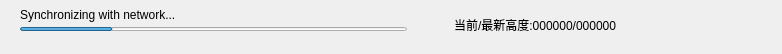
<?xml version="1.0" encoding="UTF-8"?>
<ui version="4.0">
 <class>StatusBarUI</class>
 <widget class="QWidget" name="StatusBarUI">
  <property name="geometry">
   <rect>
    <x>0</x>
    <y>0</y>
    <width>782</width>
    <height>54</height>
   </rect>
  </property>
  <property name="minimumSize">
   <size>
    <width>0</width>
    <height>54</height>
   </size>
  </property>
  <property name="maximumSize">
   <size>
    <width>16777215</width>
    <height>54</height>
   </size>
  </property>
  <property name="windowTitle">
   <string>Form</string>
  </property>
  <layout class="QVBoxLayout" name="verticalLayout_2">
   <property name="spacing">
    <number>0</number>
   </property>
   <property name="leftMargin">
    <number>20</number>
   </property>
   <property name="topMargin">
    <number>0</number>
   </property>
   <property name="rightMargin">
    <number>20</number>
   </property>
   <property name="bottomMargin">
    <number>4</number>
   </property>
   <item>
    <spacer name="verticalSpacer">
     <property name="orientation">
      <enum>Qt::Vertical</enum>
     </property>
     <property name="sizeHint" stdset="0">
      <size>
       <width>0</width>
       <height>0</height>
      </size>
     </property>
    </spacer>
   </item>
   <item>
    <layout class="QHBoxLayout" name="horizontalLayout_3">
     <property name="spacing">
      <number>20</number>
     </property>
     <property name="leftMargin">
      <number>0</number>
     </property>
     <item>
      <widget class="QWidget" name="verticalWidget" native="true">
       <layout class="QVBoxLayout" name="verticalLayout">
        <property name="spacing">
         <number>4</number>
        </property>
        <property name="leftMargin">
         <number>0</number>
        </property>
        <property name="topMargin">
         <number>0</number>
        </property>
        <property name="rightMargin">
         <number>0</number>
        </property>
        <property name="bottomMargin">
         <number>12</number>
        </property>
        <item>
         <widget class="QLabel" name="progressBarLabel">
          <property name="minimumSize">
           <size>
            <width>0</width>
            <height>16</height>
           </size>
          </property>
          <property name="text">
           <string>Synchronizing with network...</string>
          </property>
         </widget>
        </item>
        <item>
         <widget class="QProgressBar" name="progressBar">
          <property name="minimumSize">
           <size>
            <width>0</width>
            <height>4</height>
           </size>
          </property>
          <property name="maximumSize">
           <size>
            <width>16777215</width>
            <height>4</height>
           </size>
          </property>
          <property name="value">
           <number>24</number>
          </property>
          <property name="textVisible">
           <bool>true</bool>
          </property>
          <property name="format">
           <string/>
          </property>
         </widget>
        </item>
       </layout>
      </widget>
     </item>
     <item>
      <widget class="QLabel" name="labelfreeBytes">
       <property name="styleSheet">
        <string notr="true">QLabel { color: #ec5151; }</string>
       </property>
       <property name="text">
        <string/>
       </property>
      </widget>
     </item>
     <item>
      <widget class="QLabel" name="height_label">
       <property name="text">
        <string>当前/最新高度:000000/000000</string>
       </property>
      </widget>
     </item>
     <item>
      <widget class="QWidget" name="horizontalWidget" native="true">
       <property name="minimumSize">
        <size>
         <width>125</width>
         <height>0</height>
        </size>
       </property>
       <property name="maximumSize">
        <size>
         <width>100</width>
         <height>16777215</height>
        </size>
       </property>
       <layout class="QHBoxLayout" name="horizontalLayout">
        <property name="spacing">
         <number>4</number>
        </property>
        <property name="leftMargin">
         <number>0</number>
        </property>
        <property name="topMargin">
         <number>0</number>
        </property>
        <property name="rightMargin">
         <number>0</number>
        </property>
        <property name="bottomMargin">
         <number>0</number>
        </property>
        <item>
         <widget class="QLabel" name="labelEncryptionIcon">
          <property name="text">
           <string/>
          </property>
         </widget>
        </item>
        <item>
         <widget class="QLabel" name="labelStakingIcon">
          <property name="text">
           <string/>
          </property>
         </widget>
        </item>
        <item>
         <widget class="QLabel" name="labelConnectionsIcon">
          <property name="text">
           <string/>
          </property>
         </widget>
        </item>
        <item>
         <widget class="QLabel" name="labelBlocksIcon">
          <property name="text">
           <string/>
          </property>
         </widget>
        </item>
        <item>
         <widget class="QLabel" name="labelNetInfoIcon">
          <property name="text">
           <string/>
          </property>
         </widget>
        </item>
       </layout>
      </widget>
     </item>
    </layout>
   </item>
   <item>
    <spacer name="verticalSpacer_2">
     <property name="orientation">
      <enum>Qt::Vertical</enum>
     </property>
     <property name="sizeHint" stdset="0">
      <size>
       <width>0</width>
       <height>0</height>
      </size>
     </property>
    </spacer>
   </item>
  </layout>
 </widget>
 <resources/>
 <connections/>
</ui>
